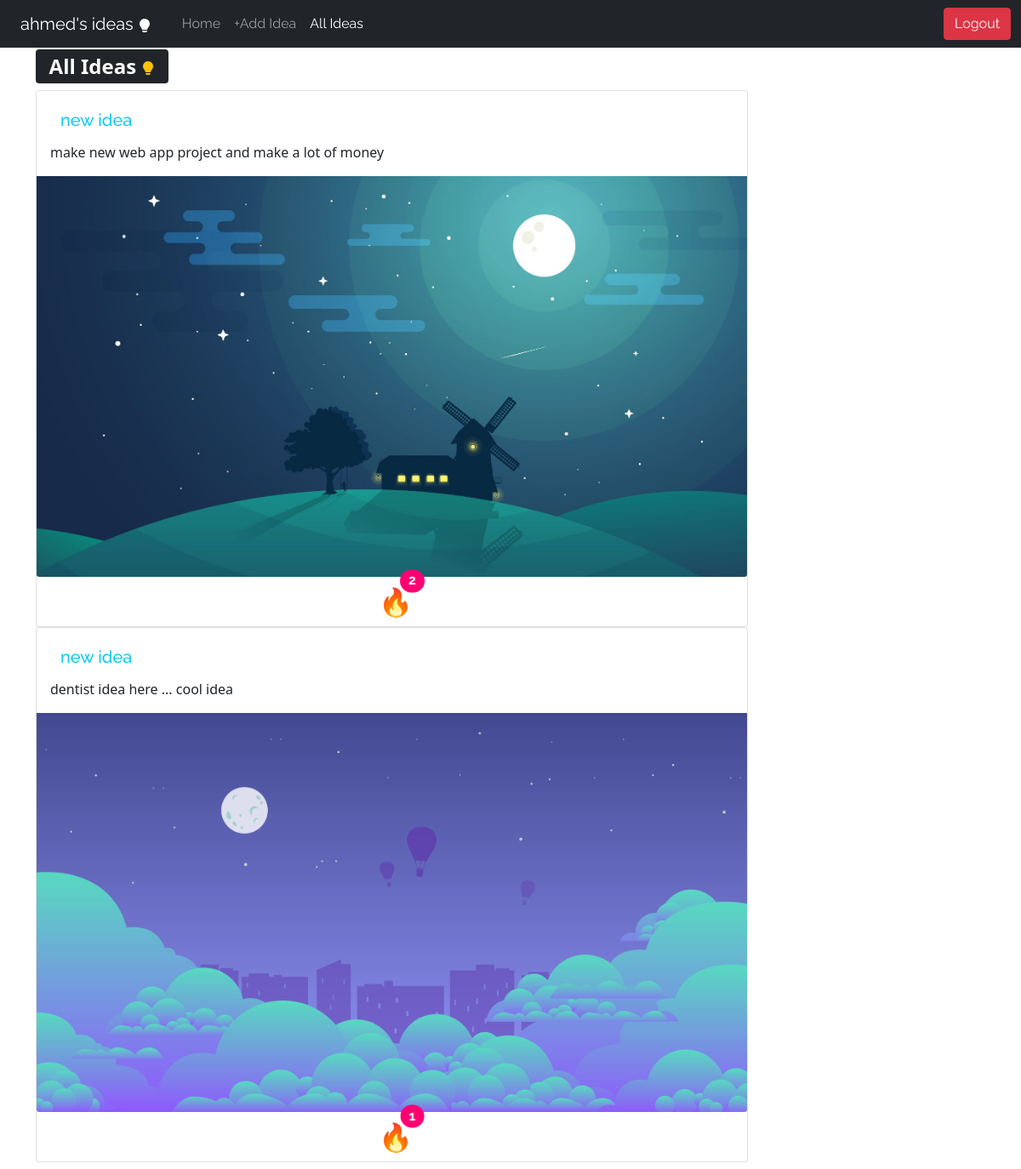
The page /all_ideas (signed in) on the database its author committed.
### tables this page shows
CREATE TABLE posts(
        user_id integer not null,
        title varchar(30) not null,
        content text not null,
        image varchar(60) not null
    , likes_number INT NOT NULL DEFAULT 0);

### run.py (the view)
@app.route("/all_ideas")
def all_ideas():
    if session.get("user"):
        id_ = session.get("user")[0]
        posts =posts_db.get_all()
        return render_template("all_ideas.html", username=session.get("user")[1].capitalize(), posts=posts, title=session.get("user")[2].capitalize(), bio=session.get("user")[3], img=session.get("user")[4])
    return render_template("login.html")

### posts_db.py (called while the page is built)
def get_all():
    conn = sqlite3.connect("data.db")
    cur = conn.cursor()
    cur.execute("select rowid,* from posts order by likes_number desc")
    conn.commit()
    data = cur.fetchall()
    conn.close()
    return data

### templates/all_ideas.html (shortened to what this page needs)
{%extends 'base.html'%}
{%block content%}
<div class="container">
    {%if posts%}
    <h2><span class="badge bg-dark">All Ideas
        </span></h2>
    <div class="my-2 ">
        {%for post in posts%}
        <div class="card  w-75">
            <div class="card-body">
                <a class="btn btn-outline-info border-0" href="{{url_for('idea',post_id=post[0])}}">
                    <h5 class="card-title font-1">{{post[2]}}</h5>
                </a>
                <p class="card-text">{{post[3]}}</p>
            </div>
            <img src="{{url_for('static',filename=post[4])}}" class="card-img-bottom" alt="...">
            <div class="container text-center m-1">
                <form action="{{url_for('add_like',post_id=post[0])}}" method="POST">
                    <button type="submit" class="btn p-0 fs-2 position-relative">
                        🔥
                        <span style="background-color: rgb(255, 0, 115);"
                            class="position-absolute font-1 top-0 start-75 translate-middle badge rounded-pill fs-6">
                            {{post[5]}}
                        </span>
                    </button>
                </form>
            </div>
        </div>
        {%endfor%}
    </div>
    {%else%}
    <h2>there is no Ideas yet!</h2>
    {%endif%}
</div>
{%endblock%}

### static/css/style.css (style rules this page uses)
.font-1 { font-family: 'Raleway', sans-serif; }

### rows shown on the page
posts: title "new idea", content "make new web app project and make a lot of money", image (picture), likes_number "2"
posts: title "new idea", content "dentist idea here ... cool idea", image (picture), likes_number "1"

### other values the page prints
{{ session['user'][1] }} "ahmed"
